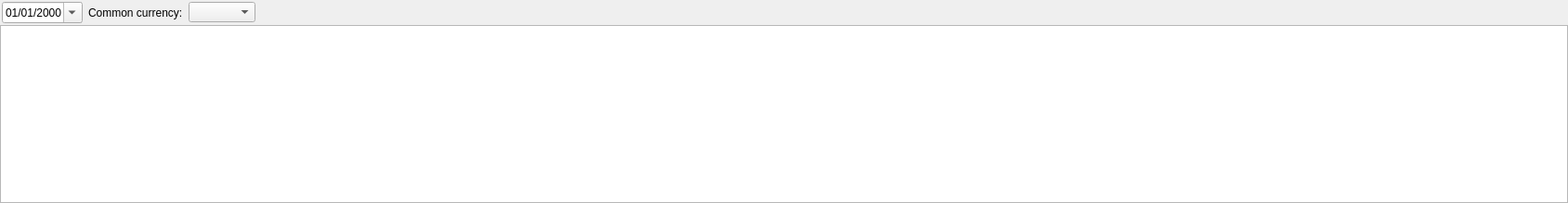
      <widget class="QWidget" name="HoldingsTab">
       <attribute name="title">
        <string>Holdings</string>
       </attribute>
       <layout class="QVBoxLayout" name="verticalLayout_4">
        <property name="spacing">
         <number>0</number>
        </property>
        <property name="leftMargin">
         <number>0</number>
        </property>
        <property name="topMargin">
         <number>0</number>
        </property>
        <property name="rightMargin">
         <number>0</number>
        </property>
        <property name="bottomMargin">
         <number>0</number>
        </property>
        <item>
         <widget class="QFrame" name="frame">
          <property name="frameShape">
           <enum>QFrame::NoFrame</enum>
          </property>
          <property name="frameShadow">
           <enum>QFrame::Plain</enum>
          </property>
          <layout class="QHBoxLayout" name="horizontalLayout_7">
           <property name="spacing">
            <number>6</number>
           </property>
           <property name="leftMargin">
            <number>2</number>
           </property>
           <property name="topMargin">
            <number>2</number>
           </property>
           <property name="rightMargin">
            <number>2</number>
           </property>
           <property name="bottomMargin">
            <number>2</number>
           </property>
           <item>
            <widget class="QDateEdit" name="HoldingsDate">
             <property name="displayFormat">
              <string>dd/MM/yyyy</string>
             </property>
             <property name="calendarPopup">
              <bool>true</bool>
             </property>
            </widget>
           </item>
           <item>
            <widget class="QLabel" name="HoldingsCurrencyLbl">
             <property name="text">
              <string>Common currency:</string>
             </property>
            </widget>
           </item>
           <item>
            <widget class="QComboBox" name="HoldingsCurrencyCombo"/>
           </item>
           <item>
            <spacer name="horizontalSpacer_3">
             <property name="orientation">
              <enum>Qt::Horizontal</enum>
             </property>
             <property name="sizeHint" stdset="0">
              <size>
               <width>1411</width>
               <height>20</height>
              </size>
             </property>
            </spacer>
           </item>
          </layout>
         </widget>
        </item>
        <item>
         <widget class="QTableView" name="HoldingsTableView">
          <property name="alternatingRowColors">
           <bool>true</bool>
          </property>
          <attribute name="verticalHeaderVisible">
           <bool>false</bool>
          </attribute>
          <attribute name="verticalHeaderMinimumSectionSize">
           <number>20</number>
          </attribute>
          <attribute name="verticalHeaderDefaultSectionSize">
           <number>20</number>
          </attribute>
         </widget>
        </item>
       </layout>
      </widget>
